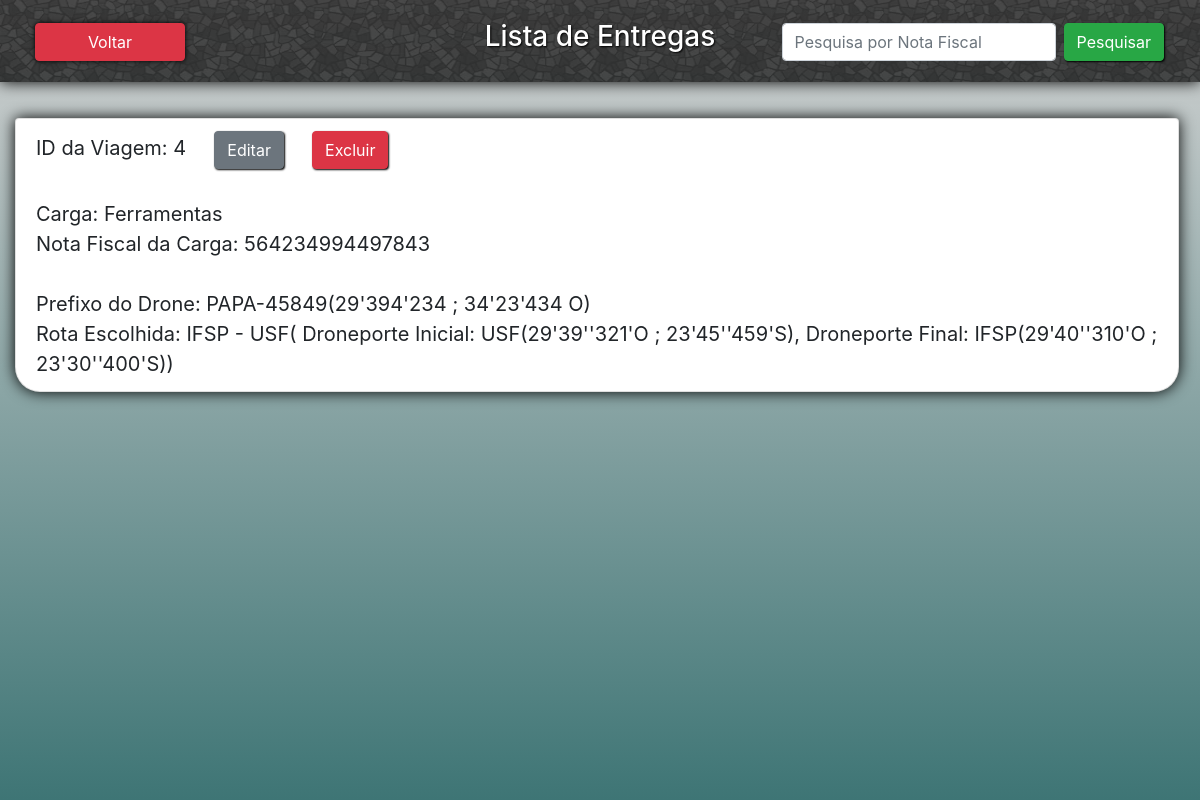
The page /listagem_viagens/ on the database its author committed.
### core/models.py (models this page shows, shortened)
class Carga(models.Model):
    notaFiscal = models.CharField(max_length=500, blank=False, null=False)
    carga = models.CharField(max_length=500, blank=False, null=False)
    peso = models.DecimalField(max_digits=100, decimal_places=2, blank=False, null=False)
    id_empresa = models.ForeignKey('Empresa', on_delete=models.CASCADE)
    foto = models.ImageField(upload_to='fotos_cargas', blank=True, null=True)
    class Meta:
        verbose_name_plural = 'Cargas'

class Viagem(models.Model):
    carga_id = models.ForeignKey('Carga', on_delete=models.CASCADE)
    drone_prefixo = models.ForeignKey('Drone', on_delete=models.CASCADE)
    rota_id = models.ForeignKey('Rota', on_delete=models.CASCADE)
    class Meta:
        verbose_name_plural = 'Viagens'

class Drone(models.Model):
    prefixo = models.CharField(max_length=10, blank=False, null=False)
    localizacao = models.CharField(max_length=100, blank=False, null=False)
    peso = models.DecimalField(max_digits=10, decimal_places=2, blank=False, null=False)
    pesoMaximoSuportado = models.DecimalField(max_digits=10, decimal_places=2, blank=False, null=False)
    modeloDrone = models.CharField(max_length=150, blank=False, null=False)
    velocidadeMaxima = models.DecimalField(max_digits=10, decimal_places=2, blank=False, null=False)
    foto = models.ImageField(upload_to='fotos_drones', blank=True, null=True)
    def __str__(self):
        return self.prefixo + '(' + self.localizacao + ')'
    class Meta:
        verbose_name_plural = 'Drones'

class Rota(models.Model):
    apelido = models.CharField(max_length=100, blank=False, null=False)
    dronePorteInicial = models.ForeignKey('Droneport', on_delete=models.CASCADE)
    dronePorteFinal = models.CharField(max_length=100, blank=False, null=False)
    def __str__(self):
        return self.apelido + '( Droneporte Inicial: '+ str(self.dronePorteInicial) +', Droneporte Final: '+ str(self.dronePorteFinal) +')'
    class Meta:
        verbose_name_plural = 'Rotas'

class Droneport(models.Model):
    apelido = models.CharField(max_length=45, blank=False, null=False)
    localizacao = models.CharField(max_length=100, blank=False, null=False)
    capacidadeSuportada = models.DecimalField(max_digits=10, decimal_places=2, blank=False, null=False)
    def __str__(self):
        return self.apelido + '(' + self.localizacao + ')'
    class Meta:
        verbose_name_plural = 'Droneports'

### core/views.py (the view)
# urls.py: path('listagem_viagens/', listagem_viagens, name='url_listagem_viagens'),
def listagem_viagens(request):
    if request.POST:
        if request.POST['notaFiscal']:
            dados = Viagem.objects.all()
            dados2 = Carga.objects.filter(notaFiscal=request.POST['notaFiscal'])
        else:
            dados = Viagem.objects.all()
            dados2 = Carga.objects.all()
    else:
        dados = Viagem.objects.all()
        dados2 = Carga.objects.all()
    contexto = {'viagens': dados, 'acao': 'Lista de Entregas', 'cargas': dados2}
    return render(request, 'core/listagem_viagens.html', contexto)

### core/templates/core/listagem_viagens.html (shortened to what this page needs)
{% extends 'base.html' %}
{% load static %}
{% block main %}<br>
    <nav class="navbar navbar-expand-sm" id="caixa_pesquisa">
        <form class="form-inline" method="post">
            <input class="form-control mr-sm-2" type="text" name="notaFiscal"  placeholder="Pesquisa por Nota Fiscal">
            <button class="btn btn-success" type="submit">Pesquisar</button>
        </form>
    </nav><br>
    <button type="button" class="btn btn-danger" id="btn-voltar" onclick="location.href='/menu_viagem/'">Voltar</button>
    <ul class="list-group">
    {% for via in viagens %}
        {% for car in cargas %}
            {% if car.id == via.carga_id_id %}
                <li class="list-group-item">
                    ID da Viagem: {{ via.id }}
                    &nbsp; &nbsp; <a class="btn btn-secondary" href="{% url 'url_atualiza_viagem' via.id %}">Editar</a>
                    &nbsp; &nbsp; <a class="btn btn-danger" href="{% url 'url_exclui_viagem' via.id %}">Excluir</a>
                    <br><br>
                    Carga: {{ car.carga }} <br>
                    Nota Fiscal da Carga: {{ car.notaFiscal }} <br><br>
                    Prefixo do Drone: {{ via.drone_prefixo }} <br>
                    Rota Escolhida: {{ via.rota_id }} <br>
                </li><br>
            {% endif %}
        {% endfor %}
    {% endfor %}
    </ul>
{% endblock %}

### static_files/css/style.css (style rules this page uses)
#caixa_pesquisa { position: fixed; top: 15px; z-index: 3; right: 20px; }
#btn-voltar { position: fixed; box-shadow: 0px 0px 5px black; left: 35px; top: 23px; width: 150px; z-index: 6; }
.btn { box-shadow: 1px 1px 2px black; }
a { padding: 10px; border-radius: 5px; text-decoration: none; }
.list-group { padding-top: 70px; position: absolute; z-index: 2; width: 97%; }
.list-group-item { box-shadow: 0px 0px 15px black; font-size: 20px; border-radius: 25px; padding: 50px; background-color: black; }

### rows shown on the page
Viagem: id "4", drone_prefixo "PAPA-45849(29'394'234 ; 34'23'434 O)", rota_id "IFSP - USF( Droneporte Inicial: USF(29'39''321'O ; 23'45''459'S), Droneporte Final: IFSP(29'40''310'O ; 23'30''400'S))"
Carga: carga "Ferramentas", notaFiscal "564234994497843"

### other values the page prints
{{ acao }} "Lista de Entregas"
